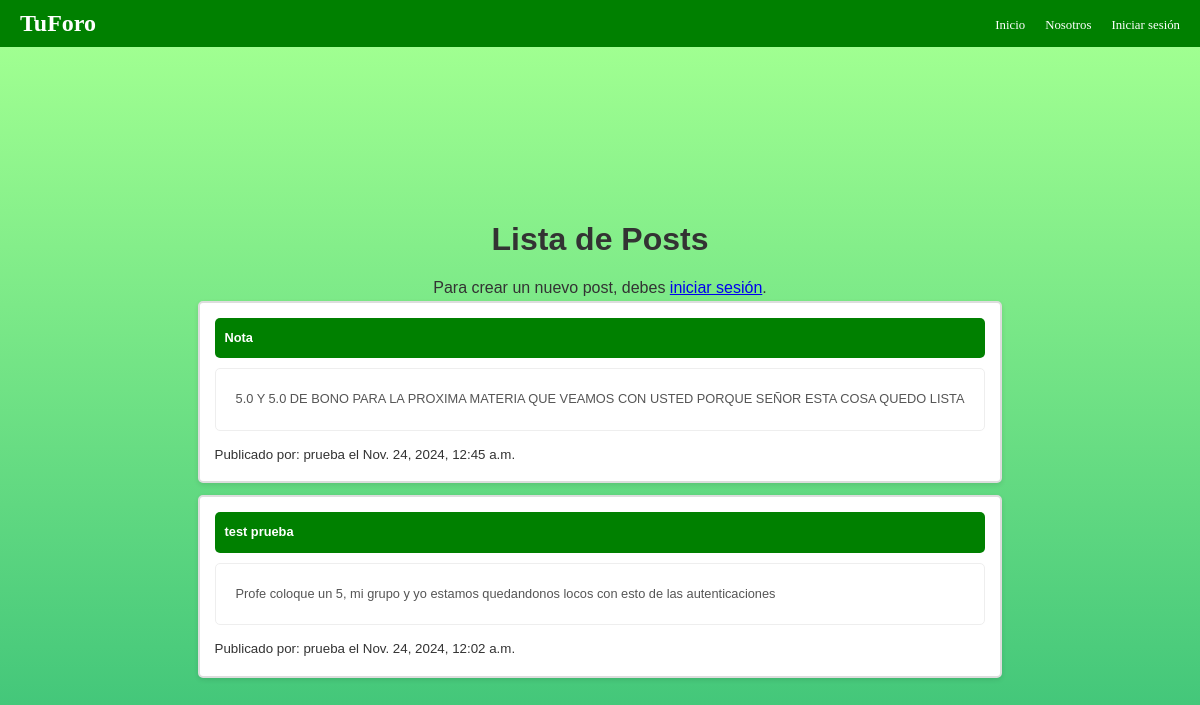
The page / on the database its author committed.
### foro_app/models.py (models this page shows, shortened)
class Post(models.Model):
    titulo = models.CharField(max_length=200)
    contenido = models.TextField()
    author = models.ForeignKey(User, on_delete=models.CASCADE, null=True)
    fecha_creacion = models.DateTimeField(auto_now_add=True)

### foro_app/views.py (the view)
# urls.py: path('', views.lista_posts, name='lista_posts'),
def lista_posts(request):
    posts = Post.objects.all().order_by('-fecha_creacion')
    return render(request, 'foro_app/lista_posts.html', {'posts': posts})

### foro_app/templates/foro_app/lista_posts.html (shortened to what this page needs)
{% load static %}
<!DOCTYPE html>
<html>
<head>
    <link rel="stylesheet" href="{% static 'css/styles.css' %}">
</head>
<body>
    <nav class="navbar">
        <div class="logo">TuForo</div>
        <ul class="nav-links">
            <li><a href="{% url 'lista_posts' %}">Inicio</a></li>
            <li><a href="{% url 'detalle_proyecto' %}">Nosotros</a></li>
            {% if user.is_authenticated %}
                <li><a href="{% url 'password_reset' %}">{{ user.username }}</a></li>
                <li><a href="{% url 'logout_usuario' %}">Cerrar sesión</a></li>
            {% else %}
                <li><a href="{% url 'login_usuario' %}">Iniciar sesión</a></li>
            {% endif %}
    </nav>
    <div class="bodyapp">
    <h1 class="titulo">Lista de Posts</h1>
    {% if user.is_authenticated %}
    <a class="btn-main" href="{% url 'nuevo_post' %}">Crear Nuevo Post</a>
    {% else %}
        <p>Para crear un nuevo post, debes <a href="{% url 'login_usuario' %}">iniciar sesión</a>.</p>
    {% endif %}
    <ul class="postlist">
        {% for post in posts %}
            <li class="postitem">
                <a class="titlepost" href="{% url 'detalle_post' post.pk %}">{{ post.titulo }}</a>
                <p class="contentpost" >{{ post.contenido|truncatechars:100 }}</p>
                <small>Publicado por: {{ post.author.username }} el {{ post.fecha_creacion }}</small>
            </li>
        {% endfor %}
    </ul>
</div>
</body>
</html>

### static/css/styles.css (style rules this page uses)
* { margin: 0; padding: 0; box-sizing: border-box; }
.bodyapp { display: flex; flex-direction: column; align-items: center; justify-content: center; min-height: 100vh; font-family: Arial, sans-serif; background: linear-gradient(0deg, rgba(48,187,117,1) 0%, rgba(160,255,145,1) 100%); color: #333; line-height: 1.6; padding: 20px; }
.navbar { display: flex; justify-content: space-between; align-items: center; color: white; background-color: green; padding: 10px 20px; }
.logo { font-size: 1.5rem; font-weight: bold; }
.nav-links { list-style: none; display: flex; gap: 20px; }
.nav-links a { text-decoration: none; color: white; font-size: 0.8em; }
.titulo { text-align: center; color: #333; margin-bottom: 10px; margin-top: 10px; font-weight: bold; }
.postlist { list-style: none; padding: 0; }
.postitem { background-color: white; border: 2.5px solid #ddd; border-radius: 5px; margin-bottom: 12px; padding: 15px; box-shadow: 0 2px 5px rgba(0, 0, 0, 0.1); }
.titlepost { font-size: 0.8em; font-weight: bold; display: block; color: white; text-decoration: none; background-color: green; padding: 10px; border-radius: 5px; }
.contentpost { font-size: 0.8em; color: #555; margin: 10px 0; padding: 20px; border: 1px solid #eeeeee; border-radius: 5px; }

### rows shown on the page
Post: titulo "Nota", contenido "5.0 Y 5.0 DE BONO PARA LA PROXIMA MATERIA QUE VEAMOS CON USTED PORQUE SEÑOR ESTA COSA QUEDO LISTA", author.username "prueba", fecha_creacion "Nov. 24, 2024, 12:45 a.m."
Post: titulo "test prueba", contenido "Profe coloque un 5, mi grupo y yo estamos quedandonos locos con esto de las autenticaciones", author.username "prueba", fecha_creacion "Nov. 24, 2024, 12:02 a.m."
